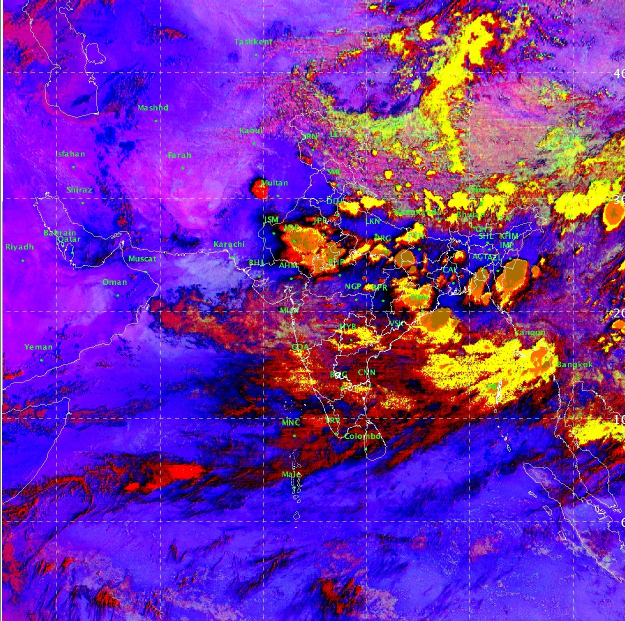
#> input picture images/image1.jpg, 1250 x 1242 px, found by its file name (shown at 1/2 size)
$ python ROI.py   (older library calls are emulated)
#> lines starting #> are read from the running program, lines starting #| are printed output that depends on the picture; after the words box and inside, x2 and y2 are one past the last pixel; in counts of white or black regions, pixels touching at a corner belong together
import cv2
import numpy as np


image = cv2.imread('C:\\Users\\vinay\\Desktop\\ROI\\images\\image1.jpg', cv2.IMREAD_UNCHANGED)
#> image is the input picture: shape (1242, 1250, 3); mean B, G, R 168.8, 43.7, 114.9

img_2 = image
cv2.imshow('img', img_2)


#extract red channel
image = image[:,:,2]
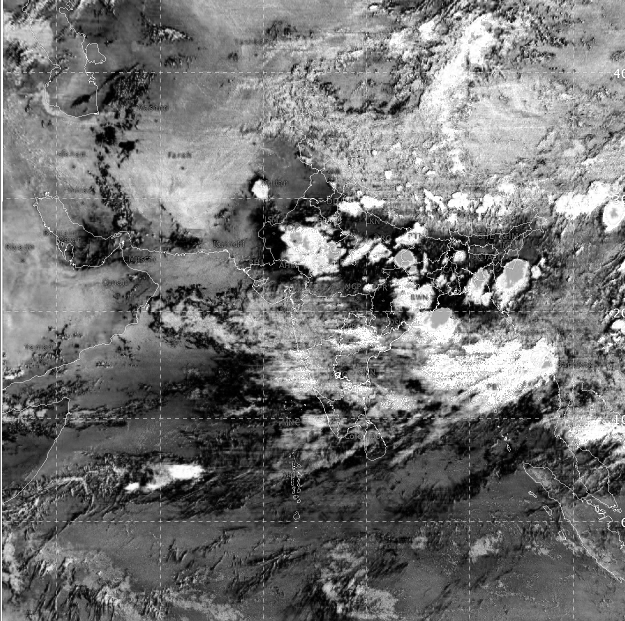
#> image: shape (1242, 1250) (shown at 1/2 size); min 0, max 255, mean 114.9


cv2.imshow('grayscale', image)

# binary
ret, thresh = cv2.threshold(image, 225, 255, cv2.THRESH_BINARY_INV)
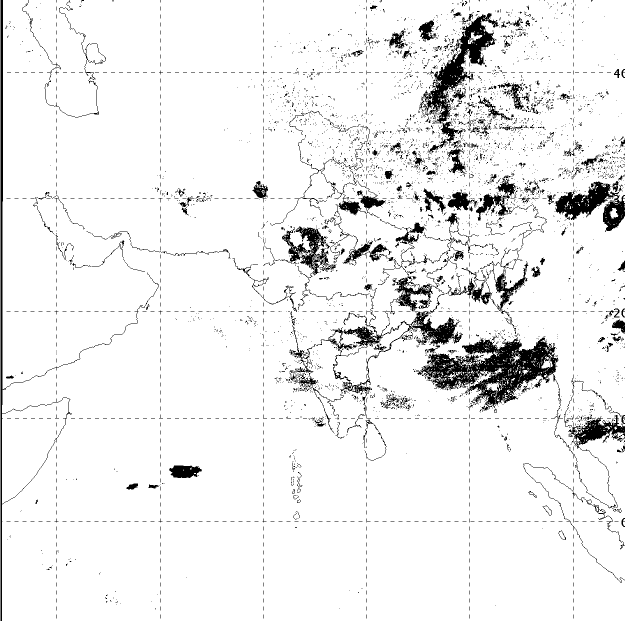
#> thresh: shape (1242, 1250) (shown at 1/2 size); 93% white; 4765 black regions (4539 under 20 px), largest, box (x1, y1, x2, y2) and area: (832, 670, 1250, 1017) 20788, (838, 26, 998, 291) 9283, (581, 576, 926, 867) 8087
cv2.imshow('threshold', thresh)

# dilation
kernel = np.ones((3, 3), np.uint8)
img_dilation = cv2.dilate(thresh, kernel, iterations=1)
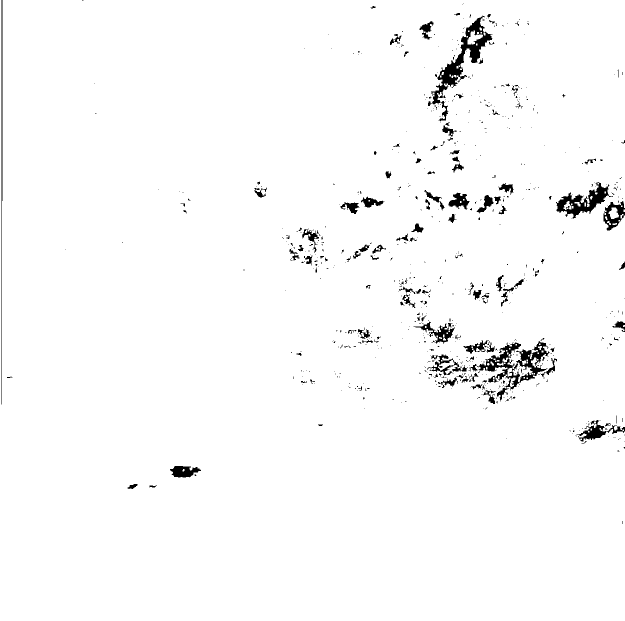
#> img_dilation: shape (1242, 1250) (shown at 1/2 size); 97.9% white; 682 black regions (559 under 20 px), largest, box (x1, y1, x2, y2) and area: (856, 31, 985, 243) 4873, (954, 682, 1099, 803) 4602, (1112, 364, 1226, 437) 2851
img_dilation = cv2.bitwise_not(img_dilation)
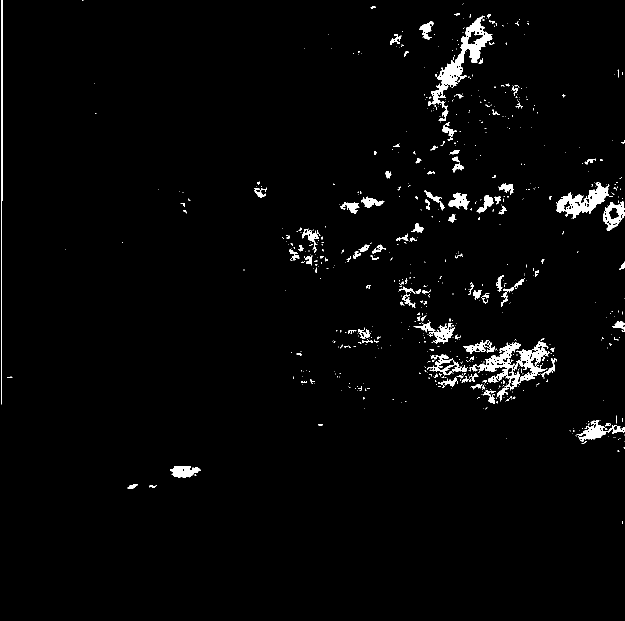
#> img_dilation: shape (1242, 1250) (shown at 1/2 size); 2.1% white; 682 white regions (559 under 20 px)

#cv2.imshow('dilated', img_dilation)

# find contours
# cv2.findCountours() function changed from OpenCV3 to OpenCV4: now it have only two parameters instead of 3
cv2MajorVersion = cv2.__version__.split(".")[0]
# check for contours on thresh
if int(cv2MajorVersion) >= 4:
    ctrs, hier = cv2.findContours(img_dilation.copy(), cv2.RETR_EXTERNAL, cv2.CHAIN_APPROX_SIMPLE)
#> ctrs = 677 contours, 594 with area under 20; largest, box (x1, y1, x2, y2) and area: (954, 682, 1099, 803) 5578, (856, 31, 985, 243) 5165, (1112, 364, 1226, 437) 3024, (1207, 402, 1250, 461) 1538, (1153, 840, 1250, 883) 1100
else:
    im2, ctrs, hier = cv2.findContours(img_dilation.copy(), cv2.RETR_EXTERNAL, cv2.CHAIN_APPROX_SIMPLE)

# sort contours
sorted_ctrs = sorted(ctrs, key=lambda ctr: cv2.boundingRect(ctr)[0])
#> sorted_ctrs has the same summary as ctrs

for i, ctr in enumerate(sorted_ctrs):
    # Get bounding box
    x, y, w, h = cv2.boundingRect(ctr)

    # Getting ROI
    roi = image[y:y + h, x:x + w]

    # show ROI

    cv2.rectangle(img_2, (x, y), (x + w, y + h), (0, 255, 0), 2)

    print((x, y), x + w, y + h)

    if w > 15 and h > 15:
        cv2.imwrite('C:\\Users\\vinay\\Desktop\\ROI\\images\\{}.jpg'.format(i), roi)
#> this loop made 677 passes
#> (x, y, w, h) on passes 1, 2, 8: (3, 0, 2, 809), (14, 753, 11, 3), (255, 968, 20, 10)
#| (3, 0) 5 809
#| (14, 753) 25 756
#| (131, 499) 132 500
#| (164, 0) 167 1
#| (189, 167) 190 168
#| (190, 227) 193 228
#| (245, 484) 246 486
#| (255, 968) 275 978
#> (further printed lines are left out)
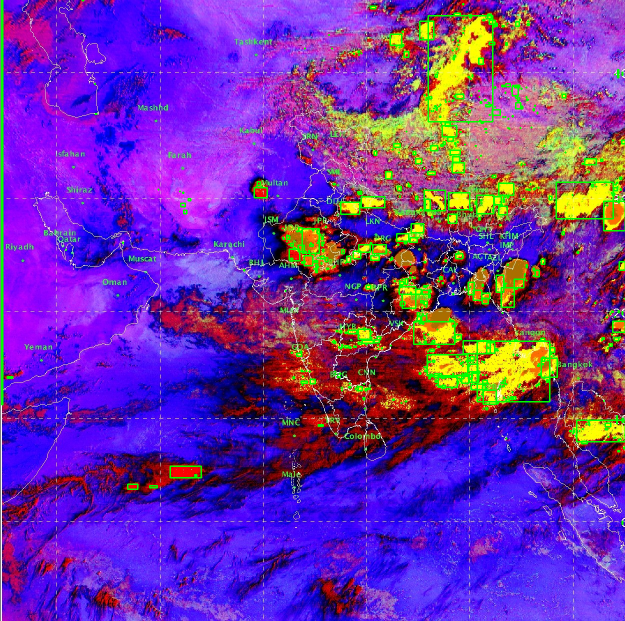
#> img_2: shape (1242, 1250, 3) (shown at 1/2 size); 2.68% of pixels changed, all inside (x1, y1, x2, y2) = (2, 0, 1250, 1050)


for i, ctr in enumerate(sorted_ctrs):
    # Get bounding box
    x, y, w, h = cv2.boundingRect(ctr)

    area = (w*h/16)*111   ##distance between two latitudes and longitudes is 111 km
    text = str(area) + " Sq.Km"
    if area > 6000:
        cv2.putText(img_2, text, (x,y ), cv2.FONT_HERSHEY_SIMPLEX, .3, (0, 0, 0), lineType=cv2.LINE_AA)
#> this loop made 677 passes
#> (x, y, w, h, area, text) on passes 1, 2, 8: (3, 0, 2, 809, 11224.9, '11224.875 Sq.Km'), (14, 753, 11, 3, 228.9, '228.9375 Sq.Km'), (255, 968, 20, 10, 1387.5, '1387.5 Sq.Km')
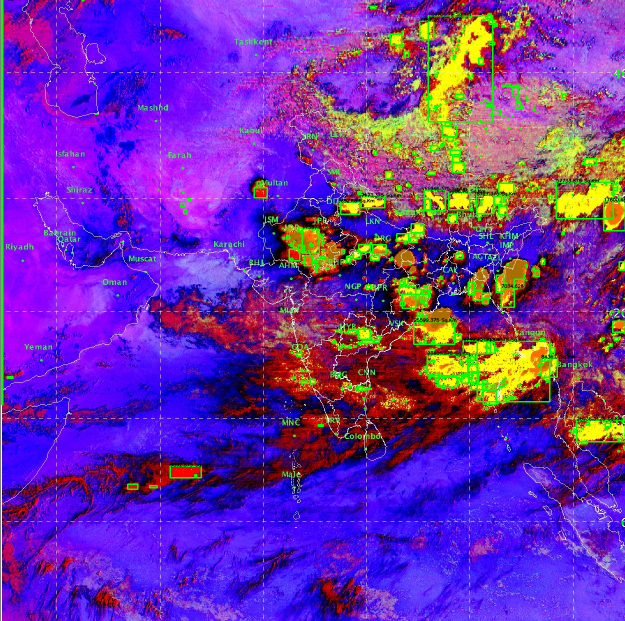
#> img_2: shape (1242, 1250, 3) (shown at 1/2 size); 0.57% of pixels changed, all inside (x1, y1, x2, y2) = (6, 0, 1250, 936)

cv2.imshow('marked areas', img_2)
cv2.waitKey(0)
